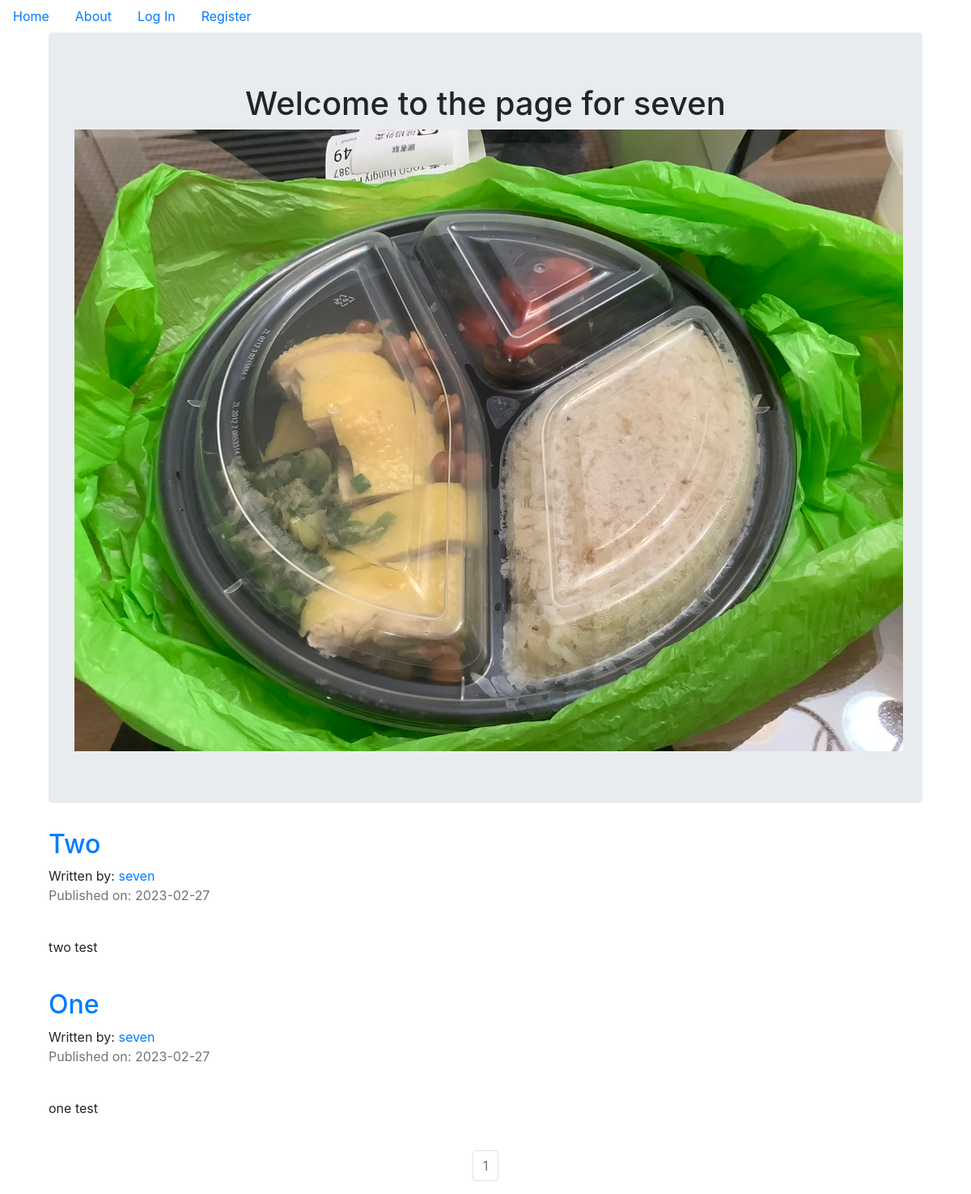
Page /seven on the committed database.
### tennisBlog/models.py (models this page shows, shortened)
class User(db.Model, UserMixin):
    __tablename__ = 'users'
    id = db.Column(db.Integer, primary_key=True)
    profile_image = db.Column(db.String(20), nullable=False, default='default_profile.png')
    email = db.Column(db.String(64), unique=True, index=True)
    username = db.Column(db.String(64), unique=True, index=True)
    password_hash = db.Column(db.String(128))
    posts = db.relationship('BlogPost', backref='author', lazy=True)

class BlogPost(db.Model):
    users = db.relationship(User)
    id = db.Column(db.Integer, primary_key=True)
    user_id = db.Column(db.Integer, db.ForeignKey('users.id'), nullable=False)
    date = db.Column(db.DateTime, nullable=False, default=datetime.utcnow)
    title = db.Column(db.String(140), nullable=False)
    text = db.Column(db.Text, nullable=False)

### tennisBlog/users/views.py (the view)
@users.route("/<username>")
def user_posts(username):
    page = request.args.get('page', 1, type=int)
    user = User.query.filter_by(username=username).first_or_404()
    blog_posts = BlogPost.query.filter_by(author=user).order_by(BlogPost.date.desc()).paginate(page=page, per_page=5)
    return render_template('user_blog_posts.html', blog_posts=blog_posts, user=user)

### tennisBlog/templates/user_blog_posts.html (shortened to what this page needs)
{% extends "base.html" %}
{% block content %}
<div class="container">
  <div class="jumbotron">
    <div align='center'>
      <h1 >Welcome to the page for {{user.username}}</h1>
      <img align='center' src="{{ url_for('static', filename='profile_pics/' + user.profile_image) }}">
    </div>
  </div>
{% for post in blog_posts.items %}
          <h2><a href="{{ url_for('blog_posts.blog_post', blog_post_id=post.id) }}">{{ post.title }}</a></h2>
          Written by: <a href="{{ url_for('users.user_posts', username=post.author.username) }}">{{ post.author.username }}</a>
          <p class="text-muted">Published on: {{ post.date.strftime('%Y-%m-%d') }}</p>
          <br>
            <p>{{post.text}}</p>
          <br>
{% endfor %}
</div>
<nav aria-label="Page navigation example">
  <ul class="pagination justify-content-center">
    {% for page_num in blog_posts.iter_pages(left_edge=1, right_edge=1, left_current=1, right_current=2) %}
            {% if blog_posts.page == page_num %}
              <li class="page-item disabled">
                <a class="page-link" href="{{ url_for('users.user_posts', username=user.username, page=page_num) }}">{{ page_num }}</a></li>
            {% else %}
              <li class="page-item"><a class="page-link" href="{{ url_for('users.user_posts', username=user.username, page=page_num) }}">{{ page_num }}</a></li>
            {% endif %}
    {% endfor %}
</nav>
{% endblock content %}

### rows in the picture
User: username "seven", profile_image (placeholder picture)
BlogPost: title "Two", author.username "seven", date "2023-02-27", text "two test"
BlogPost: title "One", author.username "seven", date "2023-02-27", text "one test"

### other values in the picture
{{ page_num }} "1"
